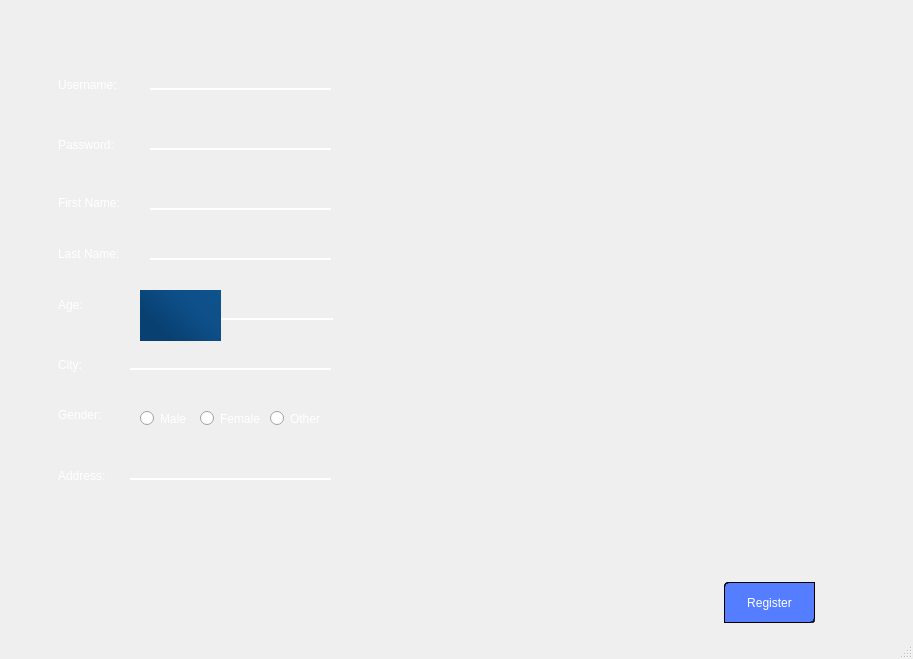
<?xml version="1.0" encoding="UTF-8"?>
<ui version="4.0">
 <class>MainWindow</class>
 <widget class="QMainWindow" name="MainWindow">
  <property name="geometry">
   <rect>
    <x>0</x>
    <y>0</y>
    <width>913</width>
    <height>659</height>
   </rect>
  </property>
  <property name="minimumSize">
   <size>
    <width>913</width>
    <height>659</height>
   </size>
  </property>
  <property name="font">
   <font>
    <pointsize>10</pointsize>
   </font>
  </property>
  <property name="windowTitle">
   <string>Registration Window</string>
  </property>
  <property name="styleSheet">
   <string notr="true">#centralwidget{
border-image: url(:/image/image_3.jpg);
}
QLabel{
color: rgb(255, 255, 255);
font: 11pt &quot;Myanmar Text&quot;;
padding: 5px;
}
QLineEdit{
background-color: rgba(0, 0, 0, 0);
color: rgb(255, 255, 255);
border: 2px solid grey;
border-top: 0px;
border-right: 0px;
border-left: 0px;
border-bottom-color: rgb(255, 255, 255);
}
QLineEdit:hover{
background-color: rgba(217, 217, 217, 50);
color: rgb(255, 255, 255);
border: 2px solid grey;
border-top: 0px;
border-right: 0px;
border-left: 0px;
border-bottom-color: rgb(255, 255, 255);
}
QPushButton{
background-color: rgb(85, 125, 255);
color: rgb(255, 255, 255);
border: 1px solid;
border-style: groove;
border-bottom-right-radius: 4px;
border-top-left-radius: 4px;
font: 11pt &quot;MS Reference Sans Serif&quot;;
}
QPushButton:hover:!pressed{
background-color: rgb(0, 85, 255);
color: rgb(255, 255, 255);
border: 1px solid;
border-style: groove;
border-bottom-right-radius: 8px;
border-top-left-radius: 8px;
font: 13pt &quot;MS Reference Sans Serif&quot;;
}
QPushButton:pressed:!hover{
color: rgb(255, 255, 255);
border: 1px solid;
border-style: groove;
border-bottom-right-radius: 4px;
border-top-left-radius: 4px;
font: 13pt &quot;MS Reference Sans Serif&quot;;
}
QRadioButton{
font: 10pt &quot;MS Reference Sans Serif&quot;;
color: rgb(255,255,255);
}</string>
  </property>
  <widget class="QWidget" name="centralwidget">
   <widget class="QLabel" name="label_username">
    <property name="geometry">
     <rect>
      <x>50</x>
      <y>69</y>
      <width>101</width>
      <height>31</height>
     </rect>
    </property>
    <property name="text">
     <string>Username:</string>
    </property>
   </widget>
   <widget class="QLabel" name="label_passwd">
    <property name="geometry">
     <rect>
      <x>50</x>
      <y>130</y>
      <width>100</width>
      <height>30</height>
     </rect>
    </property>
    <property name="text">
     <string>Password:</string>
    </property>
   </widget>
   <widget class="QLabel" name="label_fname">
    <property name="geometry">
     <rect>
      <x>50</x>
      <y>188</y>
      <width>100</width>
      <height>30</height>
     </rect>
    </property>
    <property name="text">
     <string>First Name:</string>
    </property>
   </widget>
   <widget class="QLabel" name="label_lname">
    <property name="geometry">
     <rect>
      <x>50</x>
      <y>239</y>
      <width>100</width>
      <height>30</height>
     </rect>
    </property>
    <property name="text">
     <string>Last Name:</string>
    </property>
   </widget>
   <widget class="QLabel" name="label_age">
    <property name="geometry">
     <rect>
      <x>50</x>
      <y>290</y>
      <width>51</width>
      <height>30</height>
     </rect>
    </property>
    <property name="text">
     <string>Age:</string>
    </property>
   </widget>
   <widget class="QLabel" name="label_gender">
    <property name="geometry">
     <rect>
      <x>50</x>
      <y>400</y>
      <width>81</width>
      <height>30</height>
     </rect>
    </property>
    <property name="text">
     <string>Gender:</string>
    </property>
   </widget>
   <widget class="QLabel" name="label_city">
    <property name="geometry">
     <rect>
      <x>50</x>
      <y>350</y>
      <width>41</width>
      <height>30</height>
     </rect>
    </property>
    <property name="text">
     <string>City:</string>
    </property>
   </widget>
   <widget class="QLabel" name="label_addr">
    <property name="geometry">
     <rect>
      <x>50</x>
      <y>460</y>
      <width>71</width>
      <height>31</height>
     </rect>
    </property>
    <property name="text">
     <string>Address:</string>
    </property>
   </widget>
   <widget class="QLineEdit" name="lineEdit_username">
    <property name="geometry">
     <rect>
      <x>150</x>
      <y>70</y>
      <width>181</width>
      <height>20</height>
     </rect>
    </property>
    <property name="font">
     <font>
      <pointsize>10</pointsize>
     </font>
    </property>
   </widget>
   <widget class="QLineEdit" name="lineEdit_password">
    <property name="geometry">
     <rect>
      <x>150</x>
      <y>130</y>
      <width>181</width>
      <height>20</height>
     </rect>
    </property>
    <property name="font">
     <font>
      <pointsize>10</pointsize>
     </font>
    </property>
    <property name="echoMode">
     <enum>QLineEdit::PasswordEchoOnEdit</enum>
    </property>
   </widget>
   <widget class="QLineEdit" name="lineEdit_fname">
    <property name="geometry">
     <rect>
      <x>150</x>
      <y>190</y>
      <width>181</width>
      <height>20</height>
     </rect>
    </property>
    <property name="font">
     <font>
      <pointsize>10</pointsize>
     </font>
    </property>
   </widget>
   <widget class="QLineEdit" name="lineEdit_lname">
    <property name="geometry">
     <rect>
      <x>150</x>
      <y>240</y>
      <width>181</width>
      <height>20</height>
     </rect>
    </property>
    <property name="font">
     <font>
      <pointsize>10</pointsize>
     </font>
    </property>
   </widget>
   <widget class="QLineEdit" name="lineEdit_city">
    <property name="geometry">
     <rect>
      <x>130</x>
      <y>350</y>
      <width>201</width>
      <height>20</height>
     </rect>
    </property>
    <property name="font">
     <font>
      <pointsize>10</pointsize>
     </font>
    </property>
   </widget>
   <widget class="QLineEdit" name="lineEdit_address">
    <property name="geometry">
     <rect>
      <x>130</x>
      <y>460</y>
      <width>201</width>
      <height>20</height>
     </rect>
    </property>
    <property name="font">
     <font>
      <pointsize>10</pointsize>
     </font>
    </property>
   </widget>
   <widget class="QPushButton" name="pushButton_register">
    <property name="geometry">
     <rect>
      <x>724</x>
      <y>582</y>
      <width>91</width>
      <height>41</height>
     </rect>
    </property>
    <property name="text">
     <string>Register</string>
    </property>
   </widget>
   <widget class="QRadioButton" name="radioButton_male">
    <property name="geometry">
     <rect>
      <x>140</x>
      <y>410</y>
      <width>51</width>
      <height>17</height>
     </rect>
    </property>
    <property name="text">
     <string>Male</string>
    </property>
   </widget>
   <widget class="QRadioButton" name="radioButton_female">
    <property name="geometry">
     <rect>
      <x>200</x>
      <y>410</y>
      <width>71</width>
      <height>17</height>
     </rect>
    </property>
    <property name="text">
     <string>Female</string>
    </property>
   </widget>
   <widget class="QRadioButton" name="radioButton_other">
    <property name="geometry">
     <rect>
      <x>270</x>
      <y>410</y>
      <width>61</width>
      <height>17</height>
     </rect>
    </property>
    <property name="text">
     <string>Other</string>
    </property>
   </widget>
   <widget class="QLineEdit" name="lineEdit_age">
    <property name="geometry">
     <rect>
      <x>220</x>
      <y>300</y>
      <width>113</width>
      <height>20</height>
     </rect>
    </property>
    <property name="font">
     <font>
      <pointsize>10</pointsize>
     </font>
    </property>
   </widget>
   <widget class="QLabel" name="label_cover">
    <property name="geometry">
     <rect>
      <x>140</x>
      <y>290</y>
      <width>81</width>
      <height>51</height>
     </rect>
    </property>
    <property name="styleSheet">
     <string notr="true">background-color: qlineargradient(spread:pad, x1:0.136364, y1:0.585, x2:1, y2:0, stop:0 rgba(8, 64, 113, 255), stop:0.528409 rgba(14, 79, 137, 255), stop:1 rgba(14, 83, 140, 255));</string>
    </property>
    <property name="text">
     <string/>
    </property>
   </widget>
  </widget>
  <widget class="QStatusBar" name="statusbar"/>
 </widget>
 <tabstops>
  <tabstop>lineEdit_username</tabstop>
  <tabstop>lineEdit_password</tabstop>
  <tabstop>lineEdit_fname</tabstop>
  <tabstop>lineEdit_lname</tabstop>
  <tabstop>lineEdit_age</tabstop>
  <tabstop>lineEdit_city</tabstop>
  <tabstop>radioButton_male</tabstop>
  <tabstop>radioButton_female</tabstop>
  <tabstop>radioButton_other</tabstop>
  <tabstop>lineEdit_address</tabstop>
  <tabstop>pushButton_register</tabstop>
 </tabstops>
 <resources>
  <include location="images/login_reg.qrc"/>
 </resources>
 <connections/>
</ui>
